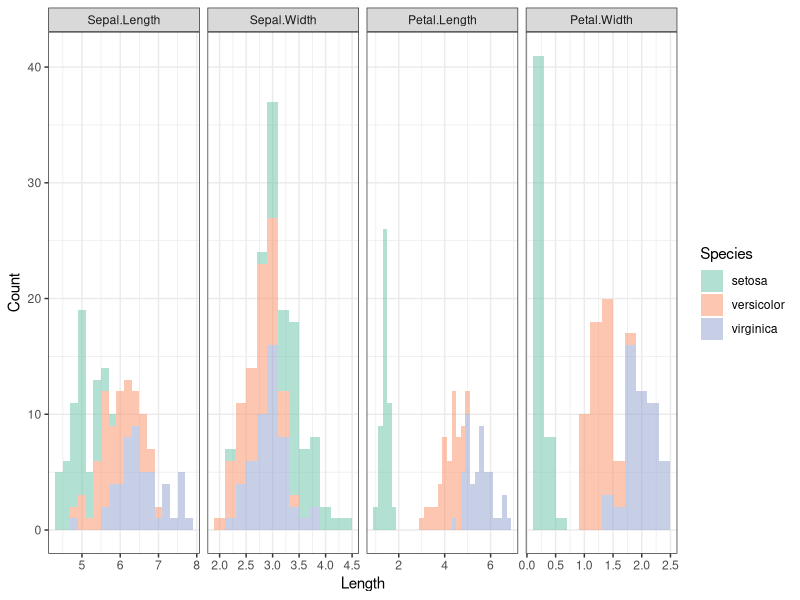
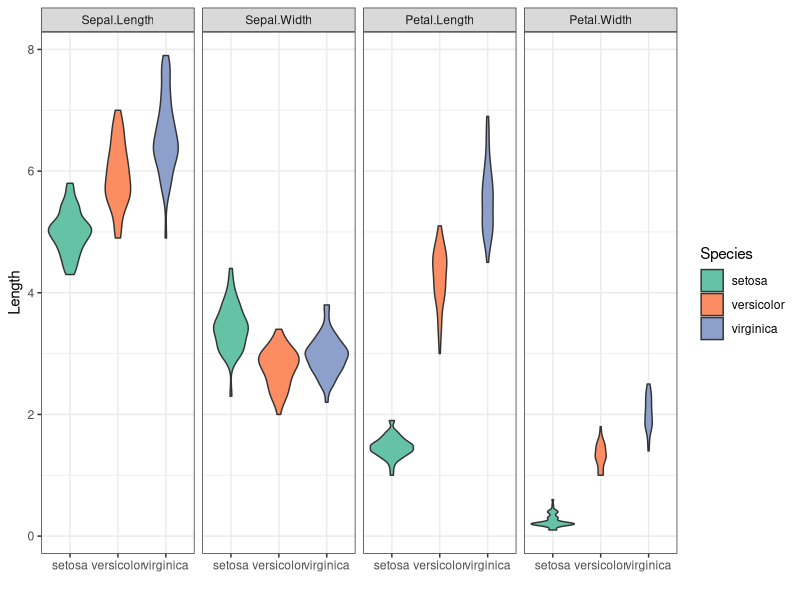

Here is the R script that generated these plots, in order:
## ---- chunk 1
knitr::opts_chunk$set(echo = TRUE)
knitr::opts_chunk$set(fig.align = "center")
knitr::opts_chunk$set(fig.height = 4)
knitr::opts_chunk$set(fig.width = 10)
## ---- chunk 2
data("iris")
## ---- chunk 3
library(ggplot2)
library(reshape2)
iris2 <- melt(iris)

p <- ggplot(iris2, aes(x=value, fill = Species))
p <- p + geom_histogram(binwidth = 0.2, alpha=.5)
p <- p + facet_grid(. ~ variable, scales = "free")
p <- p + scale_fill_manual(values=c("#66c2a5", "#fc8d62", "#8da0cb"))
p <- p + xlab("Length")
p <- p + ylab("Count")
p <- p + theme_bw()
## ---- chunk 4
p
## ---- chunk 5
p <- ggplot(iris2, aes(x=Species, y=value, fill = Species))
p <- p + geom_violin()
p <- p + scale_fill_manual(values=c("#66c2a5", "#fc8d62", "#8da0cb"))
p <- p + facet_grid(. ~ variable)
p <- p + xlab("")
p <- p + ylab("Length")
p <- p + theme_bw()

## ---- chunk 6
p
